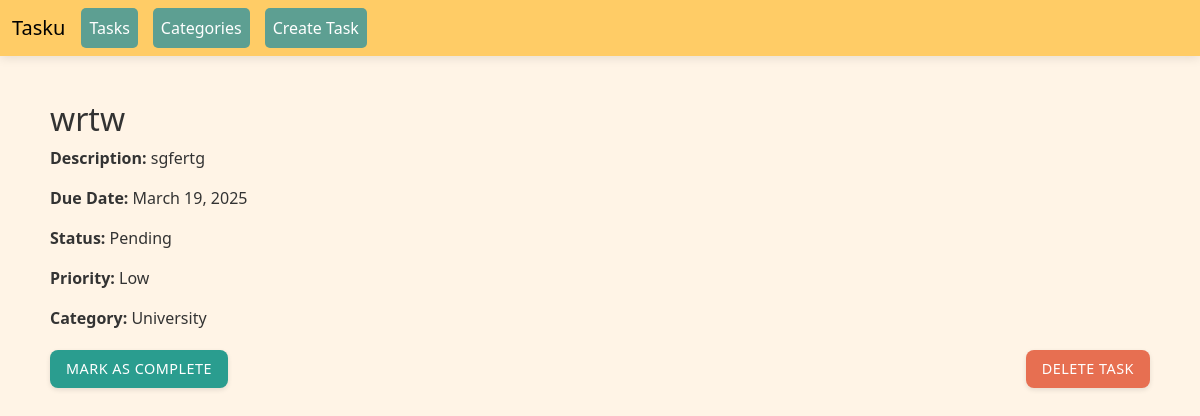
Page /tasks/3/ on the committed database.
### tasks_app/models.py (models this page shows, shortened)
class Task(models.Model):
    title = models.CharField(max_length=255)
    description = models.TextField(blank=True, null=True)
    due_date = models.DateField(blank=True, null=True)
    STATUS_CHOICE = [
        ('Pending','Pending'),
        ('In Progress','In Progress'),
        ('Completed','Completed'),
    ]
    status = models.CharField(max_length=15, choices=STATUS_CHOICE, default='Pending')
    PRIORITY_CHOICE = [
        ('Low','Low'),
        ('Medium','Medium'),
        ('High','High'),
    ]
    priority = models.CharField(max_length=15, choices=PRIORITY_CHOICE, default='High')
    category = models.ForeignKey(Category, on_delete=models.CASCADE, related_name='tasks')

class Category(models.Model):
    name = models.CharField(max_length=100)
    description = models.TextField(blank=True, null=True)
    class Meta:
        verbose_name_plural = 'Categories'

### tasks_app/views.py (the view)
# urls.py: path("tasks/<int:task_id>/", task_detail, name="task_detail"),
def task_detail(request, task_id):
    task = get_object_or_404(Task, id=task_id)
    return render(request, "task_detail.html", {"task": task})

### tasks_app/templates/task_detail.html (shortened to what this page needs)
{% extends 'base.html' %}
{% block content %}
    <h2>{{ task.title }}</h2>
    <div class="task-details">
        <p><strong>Description:</strong> {{ task.description }}</p>
        <p><strong>Due Date:</strong> {{ task.due_date }}</p>
        <p><strong>Status:</strong> {{ task.status }}</p>
        <p><strong>Priority:</strong> {{ task.priority }}</p>
        <p><strong>Category:</strong> {{ task.category.name }}</p>
    </div>
    <div style="display: flex; justify-content: space-between; margin-top: 20px;">
        {% if task.status != "Completed" %}
            <form action="{% url 'mark_completed' task.id %}" method="POST">
                <button type="submit" class="btn btn-complete">Mark as Complete</button>
            </form>
        {% else %}
            <div></div>
        {% endif %}
        <form action="{% url 'delete_task' task.id %}" method="POST">
            <button type="submit" class="btn btn-delete">Delete Task</button>
        </form>
    </div>
{% endblock %}

### tasks_app/templates/base.html (style rules this page uses)
body { background-color: #FFF4E6; color: #333; }
.btn, .nav-link { background-color: #5D9F92; color: white; border-radius: 5px; }
.btn { background-color: #5D9F92; color: white; border-radius: 8px; padding: 8px 16px; border: none; font-weight: 500; transition: all 0.3s ease; box-shadow: 0 2px 5px rgba(0, 0, 0, 0.1); text-transform: uppercase; letter-spacing: 0.5px; font-size: 0.9rem; }
.btn-delete { background-color: #E76F51; }
.btn-complete { background-color: #2A9D8F; }

### rows in the picture
Task: title "wrtw", description "sgfertg", due_date "March 19, 2025", status "Pending", priority "Low", category.name "University"
